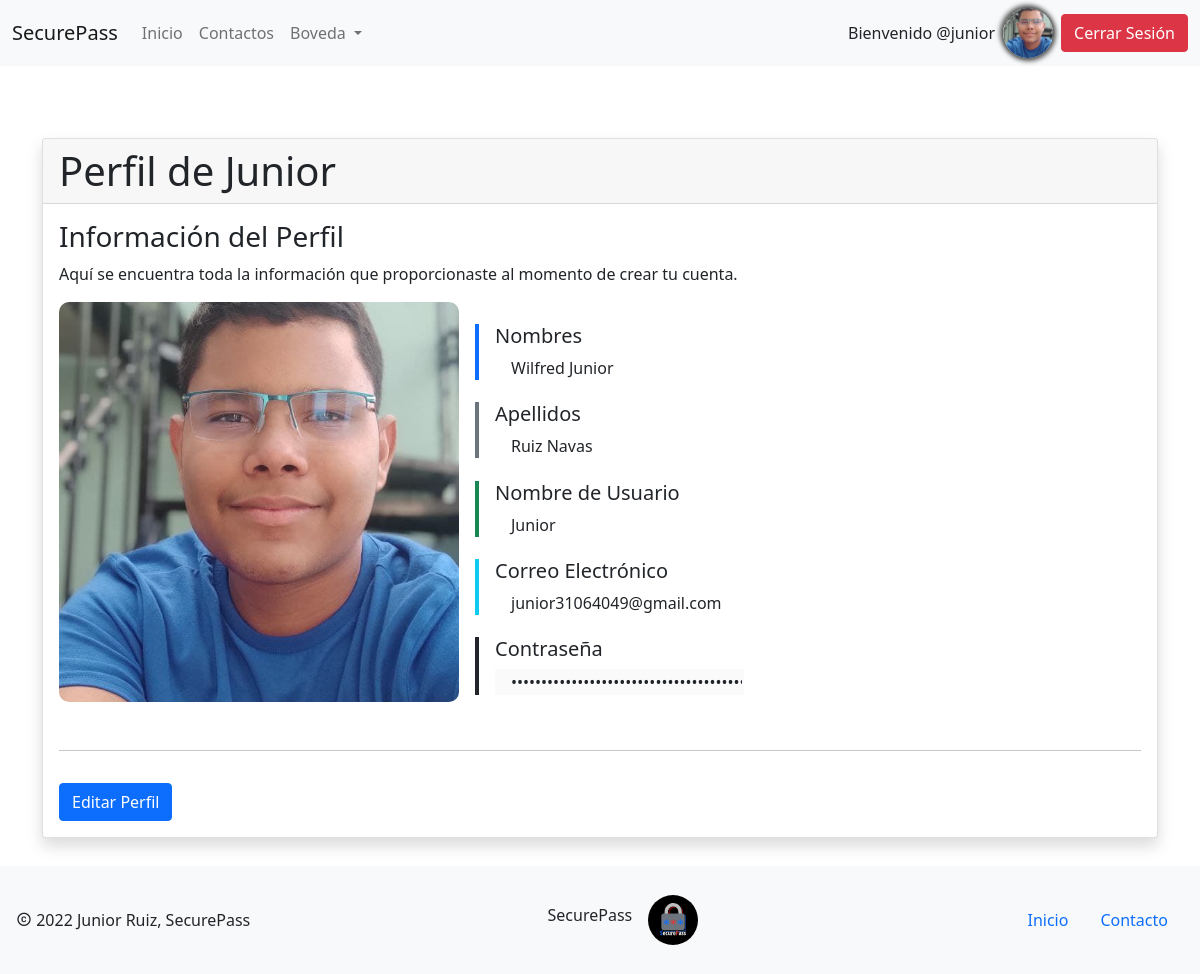
The page /junior/ (signed in) on the database as committed earlier.
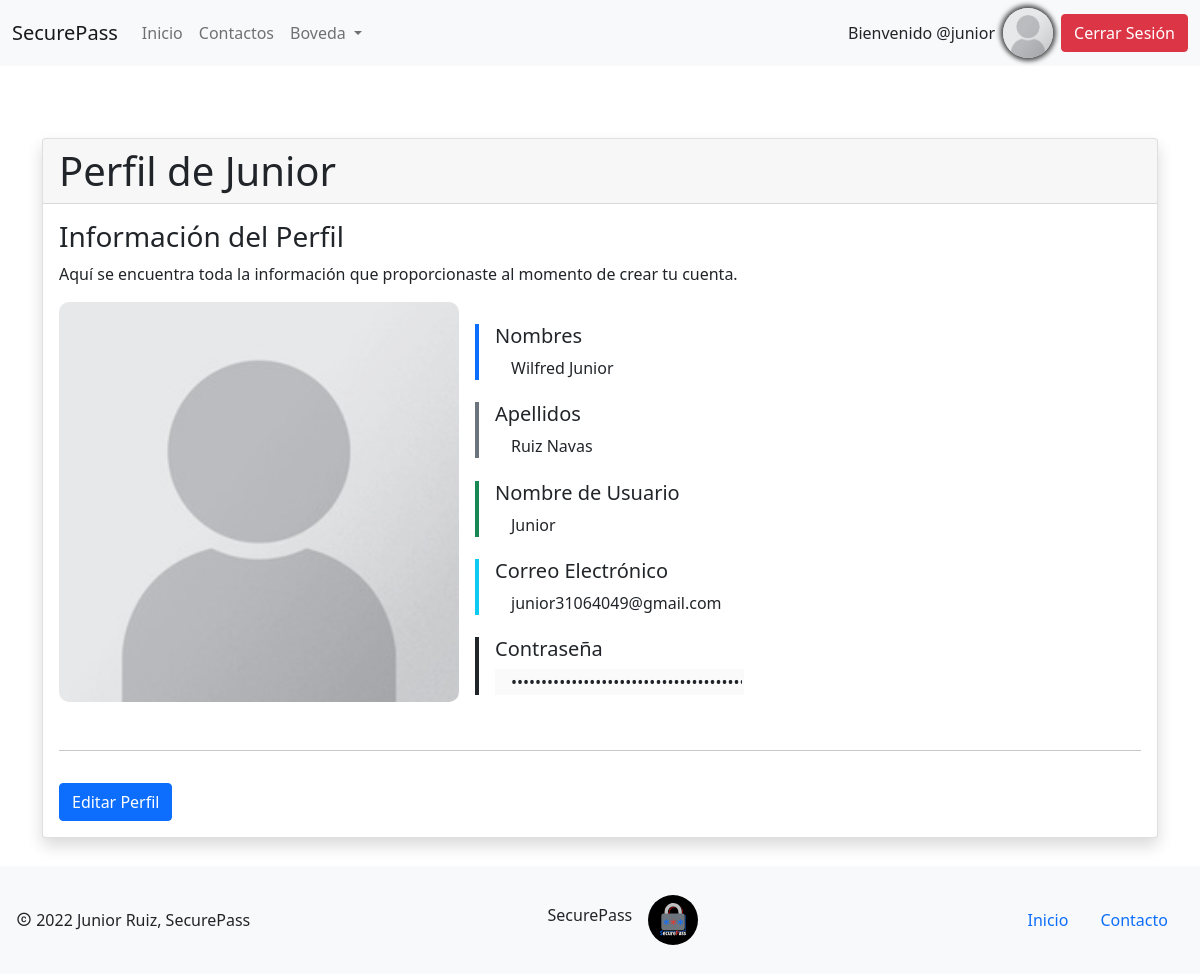
The same page on the database as committed later.
### app/models.py (models this page shows)
class CreationUser(AbstractUser):
    picture_profile = models.ImageField(upload_to='Profiles', null=True, blank=True)
    def get_image(self):
        if self.picture_profile:
            return '{}{}'.format(settings.MEDIA_URL, self.picture_profile)
        else:
            pass

### app/views.py (the view)
# urls.py: path('<username>/', profile, name='profile'),
@login_required
def profile(request, username):
    user = CreationUser.objects.get(username=username)
    data = {
        'user': user
    }
    return render(request, 'app/profile.html', data)

### app/templates/app/profile.html (shortened to what this page needs)
{% extends 'app/base.html' %}
{% load static %}
{% block content %}
<br><br><br>
<div class="card shadow">
<h1 class="card-header">Perfil de {{user.username | title}}</h1>
    <div class="card-body d-flex gap-3 flex-column">
        <section class="header">
            <h3 class="card-title">Información del Perfil</h3>
            <p class="card-text">Aquí se encuentra toda la información que proporcionaste al momento de crear tu cuenta.</p>
        </section>
        <div class="body__profile d-flex gap-3">
            <section class="img_profile">
                {% if user.picture_profile %}
                <figure class="image_profile_body" style="background-image: url({{ user.get_image }}); height: 400px; width: 400px; border-radius: 10px; background-size: cover; background-position: center">
                </figure>
                {% else %}
                    <figure class="image_profile_body" style="background-image: url({% static 'app/imagenes/anonymous-user.jpg' %}); height: 400px; width: 400px; border-radius: 10px; background-size: cover; background-position: center">
                    </figure>
                {% endif %}
            </section>
            <div class="content_profile d-flex flex-column justify-content-evenly">
                <section class="names border-start border-4 border-primary ps-3">
                    <h5 class="card-title">Nombres</h5>
                    <p class="card-text ps-3">{{user.first_name | title}}</p>
                </section>
                <section class="last_names border-start border-4 border-secondary ps-3">
                    <h5 class="card-title">Apellidos</h5>
                    <p class="card-text ps-3">{{user.last_name | title}}</p>
                </section>
                <section class="username border-start border-4 border-success ps-3">
                    <h5 class="card-title">Nombre de Usuario</h5>
                    <p class="card-text ps-3">{{user.username | title}}</p>
                </section>
                <section class="email border-start border-4 border-info ps-3">
                    <h5 class="card-title">Correo Electrónico</h5>
                    <p class="card-text ps-3">{{user.email}}</p>
                </section>
                <section class="password border-start border-4 border-dark ps-3">
                    <h5 class="card-title">Contraseña</h5>
                    <input type="password" class="text-dark border-0 ps-3" disabled value="{{user.password}}">
                </section>
            </div>
        </div>
        <hr>
        <a href="{% url 'editProfile' user.username %}" class="btn btn-primary me-auto">Editar Perfil</a>
    </div>
</div>
{% endblock %}

### app/templates/app/base.html (shortened to what this page needs)
{% load static %}
<!DOCTYPE html>
<html lang="en">
<head>
    <link rel="stylesheet" href="{% static 'app/css/base.css' %}">
    <link rel="stylesheet" href="{% static 'app/imagenes/iconos-contactos/style.css' %}">
    <link href="https://cdn.jsdelivr.net/npm/bootstrap@5.1.3/dist/css/bootstrap.min.css" rel="stylesheet">
</head>
<body>
    <nav class="navbar navbar-expand-lg navbar-light bg-light">
        <div class="container-fluid">
          <a class="navbar-brand" href="{% url 'home' %}">SecurePass</a>
          <div class="collapse navbar-collapse" id="navbarSupportedContent">
            <ul class="navbar-nav me-auto mb-2 mb-lg-0">
              <li class="nav-item">
                <a class="nav-link" aria-current="page" href="{% url 'home' %}">Inicio</a>
              </li>
              <li class="nav-item">
                <a class="nav-link" href="{% url 'contactos' %}">Contactos</a>
              </li>
              {% if user.is_authenticated %}
              <li class="nav-item dropdown">
                <a class="nav-link dropdown-toggle" href="#" id="navbarDropdown" role="button" data-bs-toggle="dropdown" aria-expanded="false">
                  Boveda
                </a>
              </li>
              {% endif %}
            </ul>
            <div class="d-flex flex-row gap-2 align-items-center">
                {% if user.is_authenticated %}
                <p class="username mb-0">
                  Bienvenido @{{user.username}}
                </p>
                {% if user.picture_profile %}
                    <figure class="image_profile_header" style="background-image: url({{ user.get_image }});">
                    </figure>
                {% else %}
                    <figure class="image_profile_header" style="background-image: url({% static 'app/imagenes/anonymous-user.jpg' %});">
                    </figure>
                {% endif %}
                <a href="{% url 'logout' %}" class="text-light text-decoration-none">
                  <button type="button" class="btn btn-danger">Cerrar Sesión</button>
                </a>
                {% endif %}
            </div>
          </div>
        </div>
    </nav>
    <div class="container min-vh-100">
      {% block content %}
      {% endblock %}
    </div>
    <footer class="footer position-relative bottom-0 start-0 end-0 bg-light">
      <div class="sections d-flex justify-content-between align-items-center py-4 px-3">
        <section class="section derechos"><span class="icon-copyright"></span> 2022 Junior Ruiz, SecurePass</section>
        <section class="section logo navbar-brand">
          <h3 class="nameApp">SecurePass</h3>
          <figure class="img__logo"></figure>
        </section>
        <ul class="section menu d-flex mb-0 list-unstyled">
          <li class="nav-item">
            <a class="nav-link text-decoration-none" aria-current="page" href="{% url 'home' %}">Inicio</a>
          </li>
          <li class="nav-item">
            <a class="nav-link text-decoration-none" href="{% url 'contactos' %}">Contacto</a>
          </li>
        </ul>
      </div>
    </footer>
</body>
</html>

### app/static/app/css/base.css (style rules this page uses)
.image_profile_header { width: 50px; height: 50px; background-size: cover; border-radius: 50%; box-shadow: 1px 1px 5px 2px rgba(0, 0, 0, 0.5), -1px -1px 5px 2px rgba(0, 0, 0, 0.5); background-position: center; margin: 0; }
.footer .logo { display: flex; align-items: center; gap: 1rem; }
.footer .logo .nameApp { font-size: 1rem; }
.footer .logo .img__logo { background-image: url('../imagenes/Logo SecurePass.svg'); width: 50px; height: 50px; background-size: cover; background-position: center; margin: 0; border-radius: 50%; }

Rows that differ between the two databases and show on the page:
changed CreationUser "Junior": get_image: picture removed
